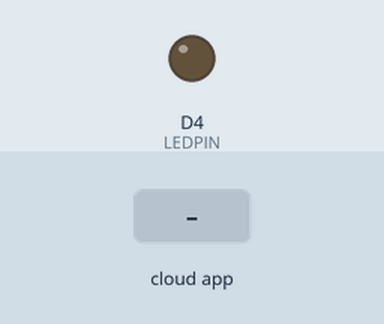
Recording of a sketch running on a simulated ESP8266 (NodeMCU). Parts: output pins drawn as LEDs (lit = HIGH). Inputs (shaded band) come from the test bench. WiFi joins after 1.5 s; servers stay silent unless stated; no MQTT or app messages arrive unless stated; what the sketch prints to the serial monitor is not drawn.

Above: at 2.7 s.
2.8 s: the phone or cloud app sets brightness to 1
At 3.2 s:
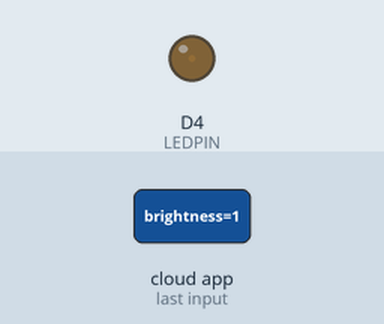
4.3 s: the phone or cloud app sets brightness to 90
At 4.7 s:
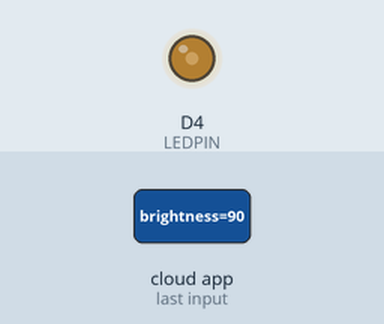
Timing chart, 0 to 7.3 s (numbered marks = the images above; inputs shaded):
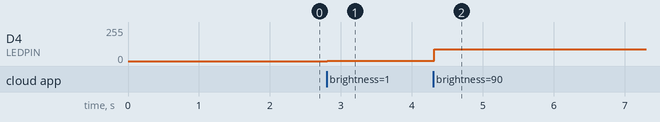

Measured:
- after the input at 2.8 s, D4 (LEDPIN): 0/255 → 1/255 at once
- after the input at 4.3 s, D4 (LEDPIN): 1/255 → 90/255 at once

The sketch:

27.Adafruit_IO_Platrorm__controlled_LED_Brightness.ino
```cpp
#include <ESP8266WiFi.h>
#include "Adafruit_MQTT.h"
#include "Adafruit_MQTT_Client.h"

#define WLAN_SSID       "enter your ssid"
#define WLAN_PASS       "enter your password"
#define AIO_SERVER      "io.adafruit.com"
#define AIO_SERVERPORT  1883                   // use 8883 for SSL
#define AIO_USERNAME    "enter your user name"
#define AIO_KEY         "enter your key"
#define LEDPIN D4


// Create an ESP8266 WiFiClient class to connect to the MQTT server.
WiFiClient client;
// or... use WiFiFlientSecure for SSL
//WiFiClientSecure client;

// Setup the MQTT client class by passing in the WiFi client and MQTT server and login details.
Adafruit_MQTT_Client mqtt(&client, AIO_SERVER, AIO_SERVERPORT, AIO_USERNAME, AIO_KEY);


// Notice MQTT paths for AIO follow the form: <username>/feeds/<feedname>

// Setup a feed called 'onoff' for subscribing to changes.
Adafruit_MQTT_Subscribe brightness = Adafruit_MQTT_Subscribe(&mqtt, AIO_USERNAME "/feeds/brightness");


// Bug workaround for Arduino 1.6.6, it seems to need a function declaration
// for some reason (only affects ESP8266, likely an arduino-builder bug).
void MQTT_connect();

void setup() {
  Serial.begin(115200);
  delay(10);
  pinMode(LEDPIN,OUTPUT);
  Serial.println(F("Adafruit MQTT demo"));

  // Connect to WiFi access point.

  Serial.println();
  Serial.print("Connecting to ");
  Serial.println(WLAN_SSID);

  WiFi.begin(WLAN_SSID, WLAN_PASS);
  while (WiFi.status() != WL_CONNECTED) {
    delay(500);
    Serial.print(".");
  }
  Serial.println();

  Serial.println("WiFi connected");
  Serial.println("IP address: "); Serial.println(WiFi.localIP());

  // Setup MQTT subscription for onoff feed.
  mqtt.subscribe(&brightness);
}

uint32_t x=0;

void loop() {
  // Ensure the connection to the MQTT server is alive (this will make the first
  // connection and automatically reconnect when disconnected).  See the MQTT_connect
  // function definition further below.
  MQTT_connect();

  // this is our 'wait for incoming subscription packets' busy subloop
  // try to spend your time here

  Adafruit_MQTT_Subscribe *subscription;
  while ((subscription = mqtt.readSubscription(5000))) {
    if (subscription == &brightness) {
      Serial.print(F("Got: "));
      String brightnessValue = (char *)brightness.lastread;
      Serial.println(brightnessValue);
      analogWrite(LEDPIN, brightnessValue.toInt());

    }
  }

}

// Function to connect and reconnect as necessary to the MQTT server.
// Should be called in the loop function and it will take care if connecting.
void MQTT_connect() {
  int8_t ret;

  // Stop if already connected.
  if (mqtt.connected()) {
    return;
  }

  Serial.print("Connecting to MQTT... ");

  uint8_t retries = 3;
  while ((ret = mqtt.connect()) != 0) { // connect will return 0 for connected
       Serial.println(mqtt.connectErrorString(ret));
       Serial.println("Retrying MQTT connection in 5 seconds...");
       mqtt.disconnect();
       delay(5000);  // wait 5 seconds
       retries--;
       if (retries == 0) {
         // basically die and wait for WDT to reset me
         while (1);
       }
  }
  Serial.println("MQTT Connected!");
}
```
